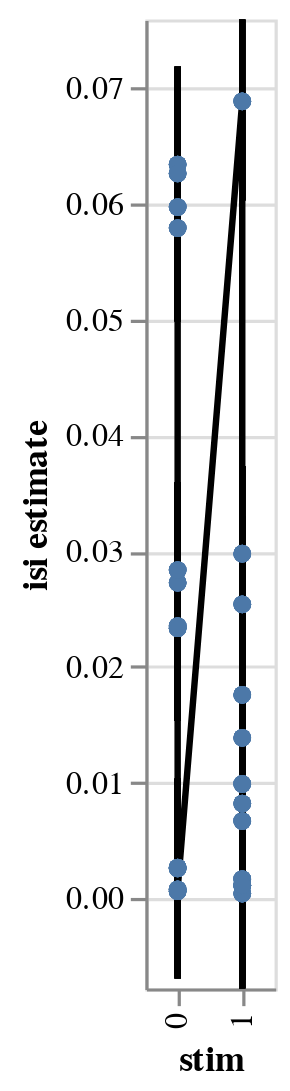

The notebook cell this image was saved under:
### Markdown cell above
Is this bc chart_p and chart_d traded places?

### Code cell
reload(workflow)
reload(visualization)
bw=workflow.BayesWindow(df,y='isi',treatment='stim', condition='neuron', group='mouse')

bw.fit_conditions(model=models.model_single, )

bw.plot_posteriors_no_slope(x='stim:O',independent_axes=False,add_data=False).display()
